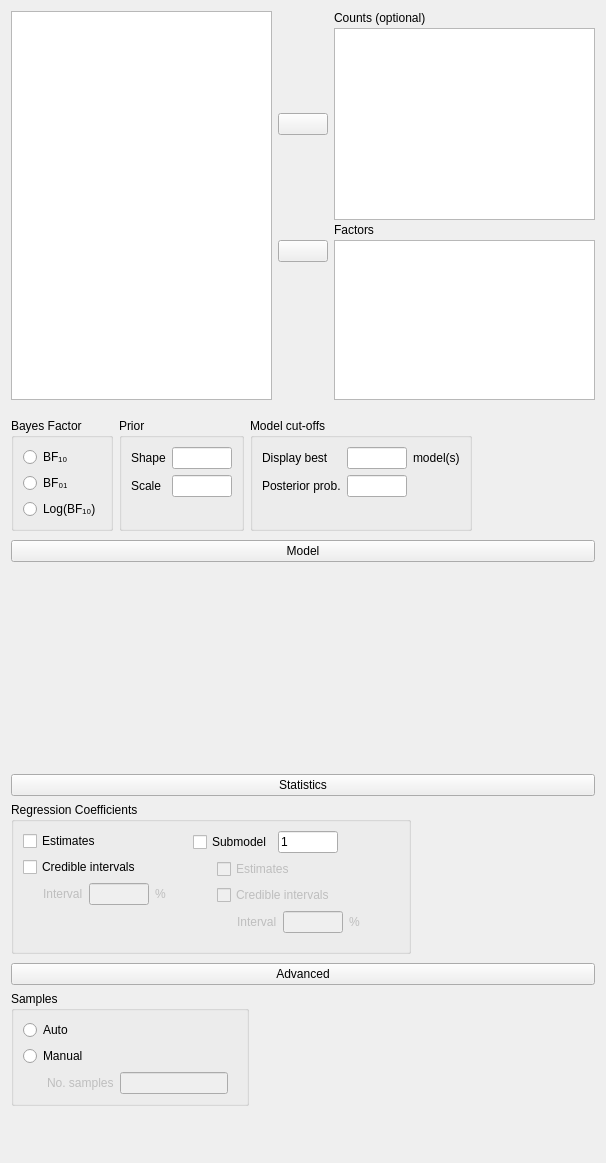
<?xml version="1.0" encoding="UTF-8"?>
<ui version="4.0">
 <class>RegressionLogLinearBayesianForm</class>
 <widget class="QWidget" name="RegressionLogLinearBayesianForm">
  <property name="geometry">
   <rect>
    <x>0</x>
    <y>0</y>
    <width>606</width>
    <height>1163</height>
   </rect>
  </property>
  <property name="sizePolicy">
   <sizepolicy hsizetype="Fixed" vsizetype="Preferred">
    <horstretch>0</horstretch>
    <verstretch>0</verstretch>
   </sizepolicy>
  </property>
  <property name="windowTitle">
   <string>Form</string>
  </property>
  <layout class="QGridLayout" name="gridLayout">
   <property name="verticalSpacing">
    <number>0</number>
   </property>
   <item row="1" column="0">
    <widget class="QWidget" name="widget_12" native="true">
     <property name="sizePolicy">
      <sizepolicy hsizetype="Fixed" vsizetype="Fixed">
       <horstretch>0</horstretch>
       <verstretch>0</verstretch>
      </sizepolicy>
     </property>
     <layout class="QGridLayout" name="gridLayout_4">
      <property name="leftMargin">
       <number>0</number>
      </property>
      <property name="rightMargin">
       <number>0</number>
      </property>
      <property name="bottomMargin">
       <number>0</number>
      </property>
      <item row="0" column="1">
       <widget class="BoundGroupBox" name="priorType">
        <property name="title">
         <string>Prior</string>
        </property>
        <layout class="QGridLayout" name="gridLayout_2">
         <item row="2" column="0">
          <widget class="QLabel" name="label_10">
           <property name="text">
            <string>Scale</string>
           </property>
          </widget>
         </item>
         <item row="3" column="0" colspan="2">
          <spacer name="verticalSpacer">
           <property name="orientation">
            <enum>Qt::Vertical</enum>
           </property>
           <property name="sizeHint" stdset="0">
            <size>
             <width>20</width>
             <height>0</height>
            </size>
           </property>
          </spacer>
         </item>
         <item row="1" column="0">
          <widget class="QLabel" name="label_9">
           <property name="text">
            <string>Shape</string>
           </property>
          </widget>
         </item>
         <item row="1" column="1">
          <widget class="BoundTextBox" name="priorShape">
           <property name="maximumSize">
            <size>
             <width>60</width>
             <height>16777215</height>
            </size>
           </property>
          </widget>
         </item>
         <item row="2" column="1">
          <widget class="BoundTextBox" name="priorScale">
           <property name="maximumSize">
            <size>
             <width>60</width>
             <height>16777215</height>
            </size>
           </property>
          </widget>
         </item>
        </layout>
       </widget>
      </item>
      <item row="0" column="0">
       <widget class="BoundGroupBox" name="bayesFactorType">
        <property name="title">
         <string>Bayes Factor</string>
        </property>
        <property name="flat">
         <bool>false</bool>
        </property>
        <layout class="QGridLayout" name="gridLayout_13">
         <item row="1" column="0">
          <widget class="QRadioButton" name="_2">
           <property name="text">
            <string>BF₀₁</string>
           </property>
          </widget>
         </item>
         <item row="0" column="0">
          <widget class="QRadioButton" name="_1">
           <property name="text">
            <string>BF₁₀</string>
           </property>
          </widget>
         </item>
         <item row="2" column="0">
          <widget class="QRadioButton" name="_3">
           <property name="text">
            <string>Log(BF₁₀)</string>
           </property>
          </widget>
         </item>
         <item row="3" column="0">
          <spacer name="verticalSpacer_5">
           <property name="orientation">
            <enum>Qt::Vertical</enum>
           </property>
           <property name="sizeHint" stdset="0">
            <size>
             <width>20</width>
             <height>0</height>
            </size>
           </property>
          </spacer>
         </item>
        </layout>
       </widget>
      </item>
      <item row="0" column="2">
       <widget class="GroupBox" name="groupBox">
        <property name="title">
         <string>Model cut-offs</string>
        </property>
        <layout class="QGridLayout" name="gridLayout_8">
         <item row="4" column="3">
          <spacer name="verticalSpacer_2">
           <property name="orientation">
            <enum>Qt::Vertical</enum>
           </property>
           <property name="sizeHint" stdset="0">
            <size>
             <width>20</width>
             <height>0</height>
            </size>
           </property>
          </spacer>
         </item>
         <item row="3" column="0" colspan="2">
          <widget class="QLabel" name="label_3">
           <property name="text">
            <string>Posterior prob.</string>
           </property>
          </widget>
         </item>
         <item row="2" column="3" colspan="2">
          <widget class="BoundTextBox" name="maxModels">
           <property name="maximumSize">
            <size>
             <width>60</width>
             <height>16777215</height>
            </size>
           </property>
          </widget>
         </item>
         <item row="2" column="5">
          <widget class="QLabel" name="label_5">
           <property name="text">
            <string>model(s)</string>
           </property>
          </widget>
         </item>
         <item row="3" column="3" colspan="2">
          <widget class="BoundTextBox" name="posteriorProbabilityCutOff">
           <property name="maximumSize">
            <size>
             <width>60</width>
             <height>16777215</height>
            </size>
           </property>
          </widget>
         </item>
         <item row="2" column="0" colspan="2">
          <widget class="QLabel" name="label_2">
           <property name="text">
            <string>Display best</string>
           </property>
          </widget>
         </item>
        </layout>
       </widget>
      </item>
     </layout>
    </widget>
   </item>
   <item row="2" column="0">
    <widget class="QWidget" name="widget_11" native="true">
     <layout class="QGridLayout" name="gridLayout_6">
      <property name="leftMargin">
       <number>0</number>
      </property>
      <property name="topMargin">
       <number>0</number>
      </property>
      <property name="rightMargin">
       <number>0</number>
      </property>
      <property name="bottomMargin">
       <number>0</number>
      </property>
      <property name="verticalSpacing">
       <number>0</number>
      </property>
      <item row="0" column="0">
       <widget class="QWidget" name="widget_10" native="true">
        <property name="sizePolicy">
         <sizepolicy hsizetype="Preferred" vsizetype="Preferred">
          <horstretch>0</horstretch>
          <verstretch>0</verstretch>
         </sizepolicy>
        </property>
        <layout class="QGridLayout" name="gridLayout_5">
         <property name="leftMargin">
          <number>0</number>
         </property>
         <property name="rightMargin">
          <number>0</number>
         </property>
         <property name="bottomMargin">
          <number>3</number>
         </property>
         <item row="1" column="0">
          <widget class="AnovaModelWidget" name="modelTerms" native="true">
           <property name="sizePolicy">
            <sizepolicy hsizetype="Expanding" vsizetype="Preferred">
             <horstretch>0</horstretch>
             <verstretch>0</verstretch>
            </sizepolicy>
           </property>
           <property name="minimumSize">
            <size>
             <width>0</width>
             <height>200</height>
            </size>
           </property>
          </widget>
         </item>
         <item row="0" column="0">
          <widget class="ExpanderButton" name="expanderModel">
           <property name="sizePolicy">
            <sizepolicy hsizetype="Expanding" vsizetype="Fixed">
             <horstretch>0</horstretch>
             <verstretch>0</verstretch>
            </sizepolicy>
           </property>
           <property name="text">
            <string>Model</string>
           </property>
          </widget>
         </item>
        </layout>
       </widget>
      </item>
     </layout>
    </widget>
   </item>
   <item row="4" column="0">
    <widget class="QWidget" name="advancedWidgetContainer" native="true">
     <layout class="QGridLayout" name="gridLayout_9">
      <property name="leftMargin">
       <number>0</number>
      </property>
      <property name="topMargin">
       <number>3</number>
      </property>
      <property name="rightMargin">
       <number>0</number>
      </property>
      <property name="bottomMargin">
       <number>3</number>
      </property>
      <item row="0" column="0">
       <widget class="ExpanderButton" name="pushButton">
        <property name="sizePolicy">
         <sizepolicy hsizetype="Expanding" vsizetype="Fixed">
          <horstretch>0</horstretch>
          <verstretch>0</verstretch>
         </sizepolicy>
        </property>
        <property name="text">
         <string>Advanced</string>
        </property>
       </widget>
      </item>
      <item row="1" column="0">
       <widget class="QWidget" name="advancedWidget" native="true">
        <property name="sizePolicy">
         <sizepolicy hsizetype="Fixed" vsizetype="Preferred">
          <horstretch>0</horstretch>
          <verstretch>0</verstretch>
         </sizepolicy>
        </property>
        <layout class="QGridLayout" name="gridLayout_11">
         <property name="leftMargin">
          <number>0</number>
         </property>
         <property name="topMargin">
          <number>0</number>
         </property>
         <item row="0" column="0">
          <widget class="BoundGroupBox" name="sampleMode">
           <property name="title">
            <string>Samples</string>
           </property>
           <layout class="QGridLayout" name="gridLayout_12">
            <item row="1" column="0">
             <widget class="QRadioButton" name="_2fixed">
              <property name="text">
               <string>Manual</string>
              </property>
             </widget>
            </item>
            <item row="0" column="0">
             <widget class="QRadioButton" name="_1auto">
              <property name="text">
               <string>Auto</string>
              </property>
             </widget>
            </item>
            <item row="2" column="0">
             <widget class="QWidget" name="fixedSamplesNumberContainer" native="true">
              <property name="enabled">
               <bool>false</bool>
              </property>
              <layout class="QGridLayout" name="gridLayout_14">
               <property name="leftMargin">
                <number>24</number>
               </property>
               <property name="topMargin">
                <number>0</number>
               </property>
               <property name="bottomMargin">
                <number>0</number>
               </property>
               <item row="0" column="0">
                <widget class="QLabel" name="label_6">
                 <property name="text">
                  <string>No. samples</string>
                 </property>
                </widget>
               </item>
               <item row="0" column="1">
                <widget class="BoundTextBox" name="fixedSamplesNumber">
                 <property name="maximumSize">
                  <size>
                   <width>120</width>
                   <height>16777215</height>
                  </size>
                 </property>
                </widget>
               </item>
              </layout>
             </widget>
            </item>
           </layout>
          </widget>
         </item>
        </layout>
       </widget>
      </item>
     </layout>
    </widget>
   </item>
   <item row="5" column="0">
    <spacer name="verticalSpacer_4">
     <property name="orientation">
      <enum>Qt::Vertical</enum>
     </property>
     <property name="sizeHint" stdset="0">
      <size>
       <width>20</width>
       <height>40</height>
      </size>
     </property>
    </spacer>
   </item>
   <item row="0" column="0">
    <widget class="QWidget" name="topWidget" native="true">
     <layout class="QGridLayout" name="gridLayout_3">
      <property name="leftMargin">
       <number>0</number>
      </property>
      <property name="topMargin">
       <number>0</number>
      </property>
      <property name="rightMargin">
       <number>0</number>
      </property>
      <property name="verticalSpacing">
       <number>3</number>
      </property>
      <item row="0" column="2">
       <widget class="QLabel" name="label">
        <property name="text">
         <string>Counts (optional)</string>
        </property>
       </widget>
      </item>
      <item row="1" column="1">
       <widget class="AssignButton" name="buttonAssignCounts">
        <property name="sizePolicy">
         <sizepolicy hsizetype="Fixed" vsizetype="Fixed">
          <horstretch>0</horstretch>
          <verstretch>0</verstretch>
         </sizepolicy>
        </property>
        <property name="minimumSize">
         <size>
          <width>50</width>
          <height>0</height>
         </size>
        </property>
        <property name="maximumSize">
         <size>
          <width>50</width>
          <height>16777215</height>
         </size>
        </property>
        <property name="text">
         <string/>
        </property>
       </widget>
      </item>
      <item row="1" column="2">
       <widget class="boundSingleItemView" name="counts">
        <property name="sizePolicy">
         <sizepolicy hsizetype="Expanding" vsizetype="Fixed">
          <horstretch>0</horstretch>
          <verstretch>0</verstretch>
         </sizepolicy>
        </property>
        <property name="minimumSize">
         <size>
          <width>0</width>
          <height>0</height>
         </size>
        </property>
        <property name="maximumSize">
         <size>
          <width>16777215</width>
          <height>16777215</height>
         </size>
        </property>
        <property name="selectionMode">
         <enum>QAbstractItemView::ExtendedSelection</enum>
        </property>
       </widget>
      </item>
      <item row="4" column="1">
       <spacer name="verticalSpacer_3">
        <property name="orientation">
         <enum>Qt::Vertical</enum>
        </property>
        <property name="sizeHint" stdset="0">
         <size>
          <width>20</width>
          <height>84</height>
         </size>
        </property>
       </spacer>
      </item>
      <item row="2" column="2">
       <widget class="QLabel" name="label_4">
        <property name="text">
         <string>Factors</string>
        </property>
       </widget>
      </item>
      <item row="3" column="1">
       <widget class="AssignButton" name="buttonAssignFactors">
        <property name="sizePolicy">
         <sizepolicy hsizetype="Fixed" vsizetype="Fixed">
          <horstretch>0</horstretch>
          <verstretch>0</verstretch>
         </sizepolicy>
        </property>
        <property name="minimumSize">
         <size>
          <width>50</width>
          <height>0</height>
         </size>
        </property>
        <property name="maximumSize">
         <size>
          <width>50</width>
          <height>16777215</height>
         </size>
        </property>
        <property name="text">
         <string/>
        </property>
       </widget>
      </item>
      <item row="3" column="2" rowspan="2">
       <widget class="BoundListView" name="factors">
        <property name="sizePolicy">
         <sizepolicy hsizetype="Expanding" vsizetype="Fixed">
          <horstretch>0</horstretch>
          <verstretch>0</verstretch>
         </sizepolicy>
        </property>
        <property name="minimumSize">
         <size>
          <width>0</width>
          <height>160</height>
         </size>
        </property>
        <property name="maximumSize">
         <size>
          <width>16777215</width>
          <height>160</height>
         </size>
        </property>
        <property name="selectionMode">
         <enum>QAbstractItemView::ExtendedSelection</enum>
        </property>
       </widget>
      </item>
      <item row="0" column="0" rowspan="5">
       <widget class="AvailableFieldsListView" name="listAvailableFields">
        <property name="sizePolicy">
         <sizepolicy hsizetype="Expanding" vsizetype="Preferred">
          <horstretch>0</horstretch>
          <verstretch>0</verstretch>
         </sizepolicy>
        </property>
        <property name="minimumSize">
         <size>
          <width>0</width>
          <height>0</height>
         </size>
        </property>
        <property name="selectionMode">
         <enum>QAbstractItemView::ExtendedSelection</enum>
        </property>
       </widget>
      </item>
     </layout>
    </widget>
   </item>
   <item row="3" column="0">
    <widget class="QWidget" name="widget_7" native="true">
     <layout class="QGridLayout" name="gridLayout_16">
      <property name="leftMargin">
       <number>0</number>
      </property>
      <property name="topMargin">
       <number>3</number>
      </property>
      <property name="rightMargin">
       <number>0</number>
      </property>
      <property name="bottomMargin">
       <number>3</number>
      </property>
      <item row="0" column="0">
       <widget class="ExpanderButton" name="pushButton_2">
        <property name="text">
         <string>Statistics</string>
        </property>
       </widget>
      </item>
      <item row="1" column="0">
       <widget class="QWidget" name="panelStatistics" native="true">
        <layout class="QGridLayout" name="gridLayout_15">
         <property name="leftMargin">
          <number>0</number>
         </property>
         <property name="topMargin">
          <number>0</number>
         </property>
         <property name="bottomMargin">
          <number>3</number>
         </property>
         <item row="0" column="0" rowspan="2">
          <widget class="GroupBox" name="groupBox_2">
           <property name="title">
            <string>Regression Coefficients</string>
           </property>
           <layout class="QGridLayout" name="gridLayout_7">
            <item row="1" column="0" colspan="3">
             <widget class="BoundCheckBox" name="regressionCoefficientsCredibleIntervals">
              <property name="text">
               <string>Credible intervals</string>
              </property>
             </widget>
            </item>
            <item row="0" column="0" colspan="2">
             <widget class="BoundCheckBox" name="regressionCoefficientsEstimates">
              <property name="text">
               <string>Estimates</string>
              </property>
             </widget>
            </item>
            <item row="2" column="0">
             <widget class="QWidget" name="panelCredibleInterval" native="true">
              <property name="enabled">
               <bool>false</bool>
              </property>
              <layout class="QGridLayout" name="gridLayout_18">
               <property name="leftMargin">
                <number>20</number>
               </property>
               <property name="topMargin">
                <number>0</number>
               </property>
               <property name="rightMargin">
                <number>0</number>
               </property>
               <property name="bottomMargin">
                <number>0</number>
               </property>
               <item row="0" column="1">
                <widget class="BoundTextBox" name="regressionCoefficientsCredibleIntervalsInterval">
                 <property name="maximumSize">
                  <size>
                   <width>60</width>
                   <height>16777215</height>
                  </size>
                 </property>
                </widget>
               </item>
               <item row="0" column="2">
                <widget class="QLabel" name="label_8">
                 <property name="text">
                  <string>%</string>
                 </property>
                </widget>
               </item>
               <item row="0" column="0">
                <widget class="QLabel" name="label_7">
                 <property name="text">
                  <string>Interval</string>
                 </property>
                </widget>
               </item>
               <item row="1" column="1">
                <spacer name="verticalSpacer_6">
                 <property name="orientation">
                  <enum>Qt::Vertical</enum>
                 </property>
                 <property name="sizeHint" stdset="0">
                  <size>
                   <width>20</width>
                   <height>40</height>
                  </size>
                 </property>
                </spacer>
               </item>
              </layout>
             </widget>
            </item>
            <item row="0" column="3" rowspan="3">
             <widget class="QWidget" name="widget" native="true">
              <layout class="QGridLayout" name="gridLayout_10">
               <property name="topMargin">
                <number>0</number>
               </property>
               <item row="0" column="3">
                <widget class="QWidget" name="widget_3" native="true"/>
               </item>
               <item row="0" column="0">
                <widget class="BoundCheckBox" name="regressionCoefficientsSubmodel">
                 <property name="text">
                  <string>Submodel</string>
                 </property>
                </widget>
               </item>
               <item row="0" column="1">
                <widget class="BoundTextBox" name="regressionCoefficientsSubmodelNo">
                 <property name="minimumSize">
                  <size>
                   <width>60</width>
                   <height>0</height>
                  </size>
                 </property>
                 <property name="maximumSize">
                  <size>
                   <width>60</width>
                   <height>16777215</height>
                  </size>
                 </property>
                 <property name="text">
                  <string>1</string>
                 </property>
                </widget>
               </item>
               <item row="0" column="2">
                <spacer name="horizontalSpacer_2">
                 <property name="orientation">
                  <enum>Qt::Horizontal</enum>
                 </property>
                 <property name="sizeHint" stdset="0">
                  <size>
                   <width>40</width>
                   <height>20</height>
                  </size>
                 </property>
                </spacer>
               </item>
               <item row="1" column="0" colspan="3">
                <widget class="QWidget" name="widgetSubmodelParameters" native="true">
                 <property name="enabled">
                  <bool>false</bool>
                 </property>
                 <layout class="QVBoxLayout" name="verticalLayout">
                  <property name="leftMargin">
                   <number>24</number>
                  </property>
                  <property name="topMargin">
                   <number>0</number>
                  </property>
                  <property name="rightMargin">
                   <number>0</number>
                  </property>
                  <property name="bottomMargin">
                   <number>0</number>
                  </property>
                  <item>
                   <widget class="BoundCheckBox" name="regressionCoefficientsSubmodelEstimates">
                    <property name="text">
                     <string>Estimates</string>
                    </property>
                    <property name="checkable">
                     <bool>true</bool>
                    </property>
                    <property name="checked">
                     <bool>false</bool>
                    </property>
                   </widget>
                  </item>
                  <item>
                   <widget class="BoundCheckBox" name="regressionCoefficientsSubmodelCredibleIntervals">
                    <property name="text">
                     <string>Credible intervals</string>
                    </property>
                   </widget>
                  </item>
                  <item>
                   <widget class="QWidget" name="panelSubmodelCredibleInterval" native="true">
                    <property name="enabled">
                     <bool>false</bool>
                    </property>
                    <layout class="QGridLayout" name="gridLayout_19">
                     <property name="leftMargin">
                      <number>20</number>
                     </property>
                     <property name="topMargin">
                      <number>0</number>
                     </property>
                     <property name="rightMargin">
                      <number>0</number>
                     </property>
                     <property name="bottomMargin">
                      <number>0</number>
                     </property>
                     <item row="0" column="0">
                      <widget class="QLabel" name="label_11">
                       <property name="text">
                        <string>Interval</string>
                       </property>
                      </widget>
                     </item>
                     <item row="0" column="1">
                      <widget class="BoundTextBox" name="regressionCoefficientsSubmodelCredibleIntervalsInterval">
                       <property name="maximumSize">
                        <size>
                         <width>60</width>
                         <height>16777215</height>
                        </size>
                       </property>
                      </widget>
                     </item>
                     <item row="0" column="2">
                      <widget class="QLabel" name="label_12">
                       <property name="text">
                        <string>%</string>
                       </property>
                      </widget>
                     </item>
                    </layout>
                   </widget>
                  </item>
                 </layout>
                </widget>
               </item>
              </layout>
             </widget>
            </item>
           </layout>
          </widget>
         </item>
         <item row="1" column="1">
          <spacer name="horizontalSpacer">
           <property name="orientation">
            <enum>Qt::Horizontal</enum>
           </property>
           <property name="sizeHint" stdset="0">
            <size>
             <width>40</width>
             <height>20</height>
            </size>
           </property>
          </spacer>
         </item>
        </layout>
       </widget>
      </item>
     </layout>
    </widget>
   </item>
  </layout>
 </widget>
 <customwidgets>
  <customwidget>
   <class>AssignButton</class>
   <extends>QPushButton</extends>
   <header>widgets/assignbutton.h</header>
  </customwidget>
  <customwidget>
   <class>AvailableFieldsListView</class>
   <extends>QListView</extends>
   <header>widgets/availablefieldslistview.h</header>
  </customwidget>
  <customwidget>
   <class>GroupBox</class>
   <extends>QGroupBox</extends>
   <header>widgets/groupbox.h</header>
   <container>1</container>
  </customwidget>
  <customwidget>
   <class>BoundTextBox</class>
   <extends>QLineEdit</extends>
   <header>widgets/boundtextbox.h</header>
  </customwidget>
  <customwidget>
   <class>BoundGroupBox</class>
   <extends>QGroupBox</extends>
   <header>widgets/boundgroupbox.h</header>
   <container>1</container>
  </customwidget>
  <customwidget>
   <class>ExpanderButton</class>
   <extends>QPushButton</extends>
   <header>widgets/expanderbutton.h</header>
  </customwidget>
  <customwidget>
   <class>BoundCheckBox</class>
   <extends>QCheckBox</extends>
   <header>widgets/boundcheckbox.h</header>
  </customwidget>
  <customwidget>
   <class>boundSingleItemView</class>
   <extends>QListView</extends>
   <header>widgets/boundsingleitemview.h</header>
  </customwidget>
  <customwidget>
   <class>BoundListView</class>
   <extends>QListView</extends>
   <header>widgets/boundlistview.h</header>
  </customwidget>
  <customwidget>
   <class>AnovaModelWidget</class>
   <extends>QWidget</extends>
   <header>widgets/anovamodelwidget.h</header>
   <container>1</container>
  </customwidget>
 </customwidgets>
 <tabstops>
  <tabstop>listAvailableFields</tabstop>
  <tabstop>buttonAssignCounts</tabstop>
  <tabstop>counts</tabstop>
  <tabstop>buttonAssignFactors</tabstop>
  <tabstop>factors</tabstop>
  <tabstop>_1</tabstop>
  <tabstop>_2</tabstop>
  <tabstop>_3</tabstop>
  <tabstop>priorShape</tabstop>
  <tabstop>priorScale</tabstop>
  <tabstop>maxModels</tabstop>
  <tabstop>posteriorProbabilityCutOff</tabstop>
  <tabstop>expanderModel</tabstop>
  <tabstop>pushButton_2</tabstop>
  <tabstop>regressionCoefficientsEstimates</tabstop>
  <tabstop>regressionCoefficientsCredibleIntervals</tabstop>
  <tabstop>regressionCoefficientsCredibleIntervalsInterval</tabstop>
  <tabstop>regressionCoefficientsSubmodel</tabstop>
  <tabstop>regressionCoefficientsSubmodelNo</tabstop>
  <tabstop>regressionCoefficientsSubmodelEstimates</tabstop>
  <tabstop>regressionCoefficientsSubmodelCredibleIntervals</tabstop>
  <tabstop>regressionCoefficientsSubmodelCredibleIntervalsInterval</tabstop>
  <tabstop>pushButton</tabstop>
  <tabstop>_1auto</tabstop>
  <tabstop>_2fixed</tabstop>
  <tabstop>fixedSamplesNumber</tabstop>
 </tabstops>
 <resources/>
 <connections>
  <connection>
   <sender>_2fixed</sender>
   <signal>toggled(bool)</signal>
   <receiver>fixedSamplesNumberContainer</receiver>
   <slot>setEnabled(bool)</slot>
   <hints>
    <hint type="sourcelabel">
     <x>183</x>
     <y>753</y>
    </hint>
    <hint type="destinationlabel">
     <x>184</x>
     <y>780</y>
    </hint>
   </hints>
  </connection>
  <connection>
   <sender>regressionCoefficientsCredibleIntervals</sender>
   <signal>toggled(bool)</signal>
   <receiver>panelCredibleInterval</receiver>
   <slot>setEnabled(bool)</slot>
   <hints>
    <hint type="sourcelabel">
     <x>143</x>
     <y>741</y>
    </hint>
    <hint type="destinationlabel">
     <x>109</x>
     <y>768</y>
    </hint>
   </hints>
  </connection>
  <connection>
   <sender>regressionCoefficientsSubmodelCredibleIntervals</sender>
   <signal>toggled(bool)</signal>
   <receiver>panelSubmodelCredibleInterval</receiver>
   <slot>setEnabled(bool)</slot>
   <hints>
    <hint type="sourcelabel">
     <x>339</x>
     <y>910</y>
    </hint>
    <hint type="destinationlabel">
     <x>335</x>
     <y>937</y>
    </hint>
   </hints>
  </connection>
  <connection>
   <sender>regressionCoefficientsSubmodel</sender>
   <signal>toggled(bool)</signal>
   <receiver>regressionCoefficientsSubmodelEstimates</receiver>
   <slot>setChecked(bool)</slot>
   <hints>
    <hint type="sourcelabel">
     <x>276</x>
     <y>859</y>
    </hint>
    <hint type="destinationlabel">
     <x>344</x>
     <y>889</y>
    </hint>
   </hints>
  </connection>
  <connection>
   <sender>regressionCoefficientsSubmodel</sender>
   <signal>toggled(bool)</signal>
   <receiver>widgetSubmodelParameters</receiver>
   <slot>setEnabled(bool)</slot>
   <hints>
    <hint type="sourcelabel">
     <x>276</x>
     <y>859</y>
    </hint>
    <hint type="destinationlabel">
     <x>333</x>
     <y>913</y>
    </hint>
   </hints>
  </connection>
 </connections>
</ui>
